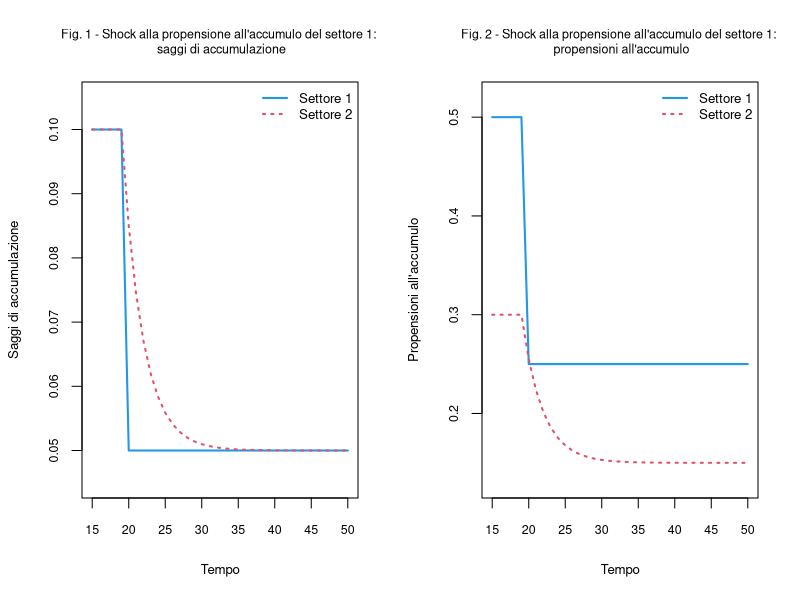

Source code (R):
# Schemi di riproduzione di Marx - versione didattica semplificata
# Corso "Analisi economica" - Parte I (sezione 1.4.5)
# Basato su: M. Veronese Passarella, "Marx's Reproduction Schemes"
# (versione originale 30/03/2016)
#
# Rispetto alla versione completa si tralascia il blocco ricchezza/portafoglio
# (consumo dei capitalisti da ricchezza, propensioni sigma, stock h). Restano il
# cuore a due settori, i saggi di accumulazione e l'aggiustamento graduale della
# propensione all'accumulo del settore 2. Le equazioni sono ricorsive (nessuna
# simultaneità entro il periodo): il ciclo iterativo di soluzione alla
# Gauss-Seidel, tipico dei modelli SFC, verrà reintrodotto nella Parte III.
#
# Notazione: v = capitale variabile (V), k = capitale costante (C),
# s = plusvalore (S). Indici: 1 = settore dei beni capitali,
# 2 = settore dei beni di consumo.

#~~~~~~~~~~~~~~~~
# Passo 1: Prepara l'ambiente ####
rm(list = ls(all = TRUE))
if (!is.null(dev.list())) dev.off()
cat("\014")

nPeriods   <- 100     # Numero di periodi
nScenarios <- 2       # 1 = scenario base; 2 = shock alla propensione all'accumulo del settore 1

#~~~~~~~~~~~~~~~~
# Passo 2: Crea variabili e parametri ####
mat <- function(z) matrix(data = z, nrow = nScenarios, ncol = nPeriods)

# Parametri (costanti nel tempo)
e_1 <- mat(1)        # Saggio di sfruttamento, settore 1
e_2 <- mat(1)        # Saggio di sfruttamento, settore 2
q_1 <- mat(4)        # Composizione organica, settore 1 (alta)
q_2 <- mat(2)        # Composizione organica, settore 2 (bassa)
theta0_1 <- mat(0.5) # Propensione all'accumulo (retention rate) del settore 1 - esogena
adj <- 0.3           # Velocita' di aggiustamento della propensione del settore 2

# Nota: 0 < adj <= 1, e adj = 1 riproduce l'aggiustamento istantaneo.

# Variabili di stato: capitale variabile iniziale sul sentiero bilanciato
v_1 <- mat(1100)     # Capitale variabile anticipato, settore 1
v_2 <- mat(800)      # Capitale variabile anticipato, settore 2

# Nota: la proporzione v_1/v_2 = 1.375 soddisfa la condizione di riproduzione.

# Variabili derivate (inizializzate al valore di regime)
k_1 <- v_1 * q_1     # Capitale costante, settore 1
k_2 <- v_2 * q_2     # Capitale costante, settore 2
s_1 <- v_1 * e_1     # Plusvalore, settore 1
s_2 <- v_2 * e_2     # Plusvalore, settore 2
y_1 <- k_1 + v_1 + s_1 # Valore del prodotto, settore 1
y_2 <- k_2 + v_2 + s_2 # Valore del prodotto, settore 2
theta_1 <- mat(0.5)  # Propensione all'accumulo del settore 1
theta_2 <- mat(0.3)  # Propensione all'accumulo del settore 2 (endogena, aggiustamento graduale)
g_1 <- mat(0.1)      # Saggio di accumulazione, settore 1
g_2 <- mat(0.1)      # Saggio di accumulazione, settore 2
r   <- mat(0)        # Saggio generale del profitto
omega <- mat(0)      # Quota salari (sul reddito netto)
pri   <- mat(0)      # Quota profitti  

#~~~~~~~~~~~~~~~~
# Passo 3: Lancia il modello ####
for (j in 1:nScenarios) {
  
  for (i in 2:nPeriods) {
    
    # Scenario 2: Shock permanente alla propensione all'accumulo del settore 1 dal periodo 20
    if (i >= 20 && j == 2) {
      theta0_1[2, i] <- 0.25
    }
    
    #(1) Propensione all'accumulo del settore 1 (esogena)
    theta_1[j, i] <- theta0_1[j, i]
    
    #(2) Capitale variabile del settore 1 (accumula la quota trattenuta del plusvalore)
    v_1[j, i] <- v_1[j, i - 1] + theta_1[j, i - 1] * s_1[j, i - 1] / (1 + q_1[j, i - 1])
    
    #(3) Capitale variabile del settore 2
    v_2[j, i] <- v_2[j, i - 1] + theta_2[j, i - 1] * s_2[j, i - 1] / (1 + q_2[j, i - 1])
    
    #(4)-(5) Capitale costante (capitale circolante; ammortamento = 100%)
    k_1[j, i] <- v_1[j, i] * q_1[j, i]
    k_2[j, i] <- v_2[j, i] * q_2[j, i]
    
    #(6)-(7) Plusvalore
    s_1[j, i] <- v_1[j, i] * e_1[j, i]
    s_2[j, i] <- v_2[j, i] * e_2[j, i]
    
    #(8)-(9) Valore del prodotto per settore
    y_1[j, i] <- k_1[j, i] + v_1[j, i] + s_1[j, i]
    y_2[j, i] <- k_2[j, i] + v_2[j, i] + s_2[j, i]
    
    #(10) Saggio di accumulazione del settore 1:  g_1 = e_1 * theta_1 / (1 + q_1)
    g_1[j, i] <- e_1[j, i] * theta_1[j, i] / (1 + q_1[j, i])
    
    #(11) Propensione all'accumulo "di regime" del settore 2, coerente con la
    #     crescita del settore 1 (valore-obiettivo verso cui il settore 2 si adegua)
    theta_2_star <- g_1[j, i] * (1 + q_2[j, i]) / e_2[j, i]
    
    #(12) Aggiustamento GRADUALE della propensione all'accumulo del settore 2
    theta_2[j, i] <- theta_2[j, i - 1] + adj * (theta_2_star - theta_2[j, i - 1])
    
    #(13) Saggio di accumulazione del settore 2 (dalla propensione effettiva)
    g_2[j, i] <- e_2[j, i] * theta_2[j, i] / (1 + q_2[j, i])
    
    #(14) Saggio generale del profitto (plusvalore totale / capitale anticipato totale)
    r[j, i] <- (s_1[j, i] + s_2[j, i]) /
      (k_1[j, i] + k_2[j, i] + v_1[j, i] + v_2[j, i])
    
    #(15)-(16) Quote distributive (sul reddito netto = valore aggiunto)
    omega[j, i] <- (v_1[j, i] + v_2[j, i]) /
      (y_1[j, i] + y_2[j, i] - k_1[j, i] - k_2[j, i])
    pri[j, i] <- 1 - omega[j, i]
  }
}

#~~~~~~~~~~~~~~~~
# Passo 4: Produci i grafici ####
tt <- 15:50   # Finestra temporale (lo shock avviene al periodo 20)

layout(matrix(c(1, 2), 1, 2, byrow = TRUE))

# Fig. 1 - Saggi di accumulazione (scenario 2)
plot(tt, g_1[2, tt], type = "l", lty = 1, lwd = 2, col = 4, font.main = 1,
     cex.main = 0.75, ylim = range(0.045, 0.105),
     main = "Fig. 1 - Shock alla propensione all'accumulo del settore 1: \n saggi di accumulazione",
     ylab = "Saggi di accumulazione", xlab = "Tempo", cex.axis = 0.75, cex.lab = 0.8)
#grid()
lines(tt, g_2[2, tt], type = "l", lty = 3, lwd = 2, col = 2)
legend("topright", c("Settore 1", "Settore 2"), bty = "n", cex = 0.8,
       lty = c(1, 3), lwd = c(2, 2), col = c(4, 2))

# Fig. 2 - Propensioni all'accumulo (scenario 2)
plot(tt, theta_1[2, tt], type = "l", lty = 1, lwd = 2, col = 4, font.main = 1,
     cex.main = 0.75, ylim = range(0.13, 0.52),
     main = "Fig. 2 - Shock alla propensione all'accumulo del settore 1: \n propensioni all'accumulo",
     ylab = "Propensioni all'accumulo", xlab = "Tempo", cex.axis = 0.75, cex.lab = 0.8)
#grid()
lines(tt, theta_2[2, tt], type = "l", lty = 3, lwd = 2, col = 2)
legend("topright", c("Settore 1", "Settore 2"), bty = "n", cex = 0.8,
       lty = c(1, 3), lwd = c(2, 2), col = c(4, 2))
